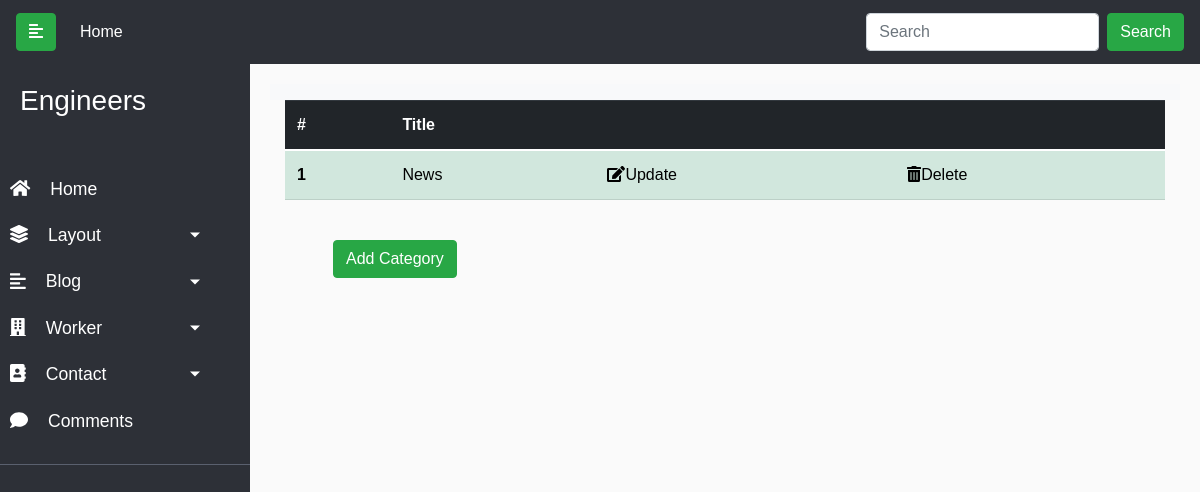
Before: /admin/blog-cat-list with the older database file.
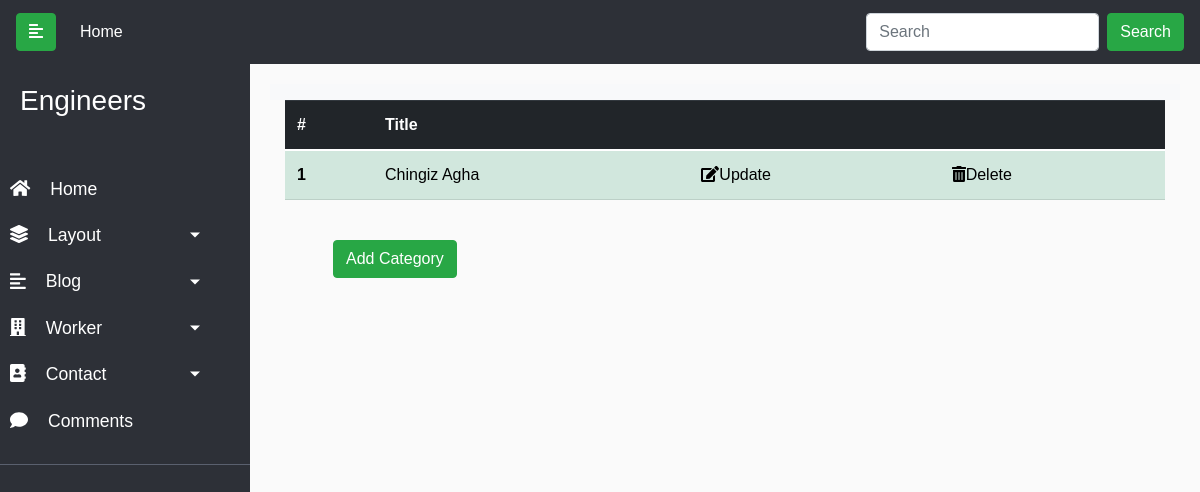
After: the same page with the newer database file.
### engineers/models.py (models this page shows, shortened)
class BlogCategory(db.Model):
    __tablename__ = 'blogcategory'
    id = db.Column(db.Integer, primary_key=True)
    title = db.Column(db.String(50), nullable=False)
    category = db.relationship('Blog', backref='blogcategories', lazy=True, cascade='all, delete')

### engineers/controllers.py (the view)
@app.route('/admin/blog-cat-list')
def blog_cat_list():
    blog_category = BlogCategory.query.all()
    return render_template('admin/blog-cat-list.html', blog_category=blog_category)

### engineers/templates/admin/blog-cat-list.html
{% extends 'admin/base.html' %}
{% block content %}
<div class="container">
    <div class="row ">
        <div class="col">
            <table class="table table-success" >
                <thead class="thead-dark">
                    <tr>
                        <th scope="col">#</th>
                        <th scope="col">Title</th>
                        <th></th>
                        <th></th>
                    </tr>
                </thead>
                <tbody>
                    {% for category in blog_category %}
                    <tr>
                        <th scope="row">{{category.id}}</th>
                        <td>{{category.title}}</td>
                        <td><a href="{{url_for('blog_cat_update', id=category.id)}}"><i class="fas fa-edit"></i>Update</a></td>
                        <td><a href="{{url_for('blog_cat_delete', id=category.id)}}" onclick="return confirm('Are You Sure To Delete ?')"><i class="fas fa-trash-alt"></i>Delete</a></td>
                    </tr>
                    {% endfor %}
                </tbody>
            </table>
            <br>
            <a href="{{url_for('blog_cat_add')}}" class="btn btn-success ml-5">Add Category</a>
            <br><br>
        </div>
    </div>
</div>
</div>
{% endblock %}

Changed rows visible on the page:
changed BlogCategory id 1: title "News" → "Chingiz Agha"
